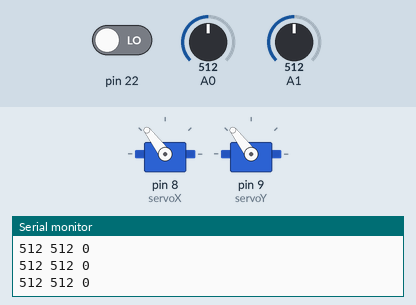
Bench run of a sketch on a simulated Arduino Mega 2560, built with avr-gcc and run on an emulated ATmega2560. On the bench: 2 × servo, the last lines printed to the serial monitor. Inputs (shaded band) come from the test bench; at power-on: A0 = 512, A1 = 512, pin 22 LOW.

Above: at 1.2 s.
1.3 s: A0 set to 716
At 2.2 s:
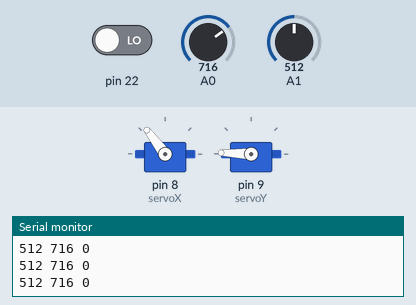
2.8 s: A1 set to 716
At 3.8 s:
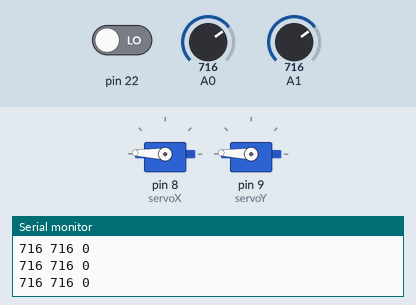
4.3 s: A0 set to 900
At 5.4 s:
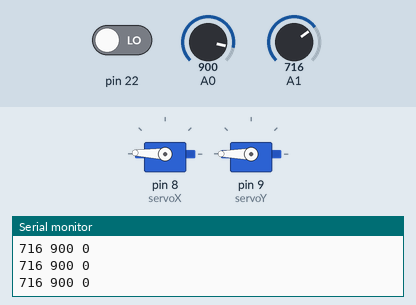
5.8 s: A1 set to 900
At 7.0 s:
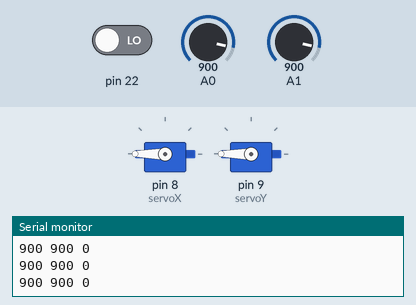
7.3 s: A0 set to 511
At 8.5 s:
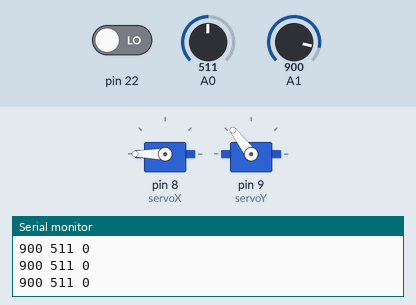
8.8 s: A1 set to 306
At 9.1 s:
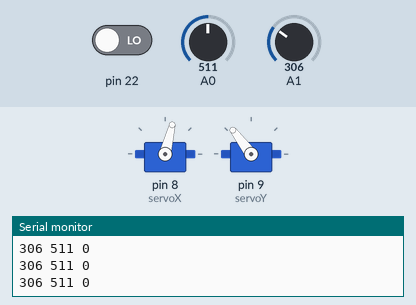
Timing chart, 0 to 11.3 s (numbered marks = the images above; inputs shaded):
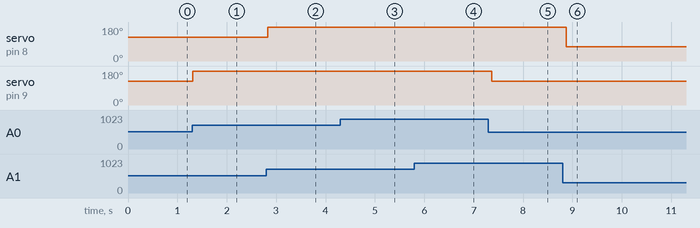

The sketch:

Joystick_Serial_Print.ino
```cpp
#include <Servo.h>
int x = 0;
int y = 0;
int z = 0;
Servo servoX;
Servo servoY;
void setup() {
  // put your setup code here, to run once:
Serial.begin(9600);

servoX.attach(8);
servoY.attach(9);
}

void loop() {
  // put your main code here, to run repeatedly:
y = analogRead(A0);
x = analogRead(A1);
z =digitalRead(22);
Serial.print(x);
Serial.print(" ");
Serial.print(y);
Serial.print(" ");
Serial.println(z);
servoX.write(map(x, 0, 1023, 0, 255));
servoY.write(map(y, 0, 1023, 0, 255));
delay(100);
}
```

Measured:
- after the input at 1.3 s, servo on pin 9 (servoY): 127° → 178° at once
- after the input at 2.8 s, servo on pin 8 (servoX): 127° → 178° at once
- after the input at 4.3 s, servo on pin 9 (servoY): 178° → 180° at once
- after the input at 5.8 s, servo on pin 8 (servoX): 178° → 180° after 0.05 s
- after the input at 7.3 s, servo on pin 9 (servoY): 180° → 127° after 0.07 s
- after the input at 8.8 s, servo on pin 8 (servoX): 180° → 76° after 0.08 s
